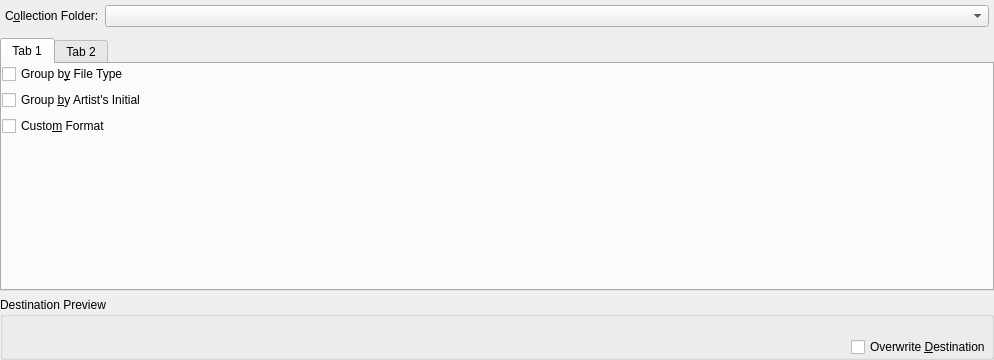
<ui version="4.0" >
 <author>&lt;aumuell@reserv.at></author>
 <class>OrganizeCollectionDialogBase</class>
 <widget class="QWidget" name="OrganizeCollectionDialogBase" >
  <property name="geometry" >
   <rect>
    <x>0</x>
    <y>0</y>
    <width>994</width>
    <height>360</height>
   </rect>
  </property>
  <property name="sizePolicy" >
   <sizepolicy vsizetype="Preferred" hsizetype="MinimumExpanding" >
    <horstretch>0</horstretch>
    <verstretch>0</verstretch>
   </sizepolicy>
  </property>
  <property name="windowTitle" >
   <string>Organize Files</string>
  </property>
  <layout class="QVBoxLayout" name="verticalLayout_4" >
   <item>
    <layout class="QHBoxLayout" >
     <property name="margin" >
      <number>5</number>
     </property>
     <item>
      <widget class="QLabel" name="folderLabel" >
       <property name="sizePolicy" >
        <sizepolicy vsizetype="Preferred" hsizetype="Minimum" >
         <horstretch>0</horstretch>
         <verstretch>0</verstretch>
        </sizepolicy>
       </property>
       <property name="toolTip" >
        <string>Base directory under which to put files</string>
       </property>
       <property name="text" >
        <string>C&amp;ollection Folder:</string>
       </property>
       <property name="wordWrap" >
        <bool>false</bool>
       </property>
       <property name="buddy" >
        <cstring>folderCombo</cstring>
       </property>
      </widget>
     </item>
     <item>
      <widget class="KComboBox" name="folderCombo" >
       <property name="sizePolicy" >
        <sizepolicy vsizetype="Fixed" hsizetype="Expanding" >
         <horstretch>0</horstretch>
         <verstretch>0</verstretch>
        </sizepolicy>
       </property>
       <property name="toolTip" >
        <string/>
       </property>
      </widget>
     </item>
    </layout>
   </item>
   <item>
    <widget class="QTabWidget" name="tabWidget" >
     <property name="tabPosition" >
      <enum>QTabWidget::North</enum>
     </property>
     <property name="tabShape" >
      <enum>QTabWidget::Rounded</enum>
     </property>
     <property name="currentIndex" >
      <number>0</number>
     </property>
     <widget class="QWidget" name="tab" >
      <attribute name="title" >
       <string>Tab 1</string>
      </attribute>
      <layout class="QVBoxLayout" name="verticalLayout" >
       <item>
        <widget class="QCheckBox" name="filetypeCheck" >
         <property name="toolTip" >
          <string>If checked, create a directory hierarchy using the filename extension.</string>
         </property>
         <property name="text" >
          <string>Group b&amp;y File Type</string>
         </property>
        </widget>
       </item>
       <item>
        <widget class="QCheckBox" name="initialCheck" >
         <property name="minimumSize" >
          <size>
           <width>0</width>
           <height>0</height>
          </size>
         </property>
         <property name="toolTip" >
          <string>If checked, introduce another directory hierarchy for the artists' initials.</string>
         </property>
         <property name="text" >
          <string>Group &amp;by Artist's Initial</string>
         </property>
        </widget>
       </item>
       <item>
        <widget class="QCheckBox" name="customschemeCheck" >
         <property name="toolTip" >
          <string>If checked, use a custom format string for naming the files in the collection</string>
         </property>
         <property name="text" >
          <string>Custo&amp;m Format</string>
         </property>
        </widget>
       </item>
       <item>
        <spacer name="verticalSpacer_2" >
         <property name="orientation" >
          <enum>Qt::Vertical</enum>
         </property>
         <property name="sizeHint" stdset="0" >
          <size>
           <width>20</width>
           <height>40</height>
          </size>
         </property>
        </spacer>
       </item>
      </layout>
     </widget>
     <widget class="QWidget" name="tab_2" >
      <attribute name="title" >
       <string>Tab 2</string>
      </attribute>
      <layout class="QVBoxLayout" name="verticalLayout_5" >
       <item>
        <widget class="QCheckBox" name="spaceCheck" >
         <property name="toolTip" >
          <string>If checked, convert spaces to underscores.</string>
         </property>
         <property name="text" >
          <string>&amp;Replace Spaces with Underscores</string>
         </property>
        </widget>
       </item>
       <item>
        <widget class="QCheckBox" name="asciiCheck" >
         <property name="toolTip" >
          <string>If checked, replace characters that are unavailable in the 7-bit ASCII code.</string>
         </property>
         <property name="text" >
          <string>Restrict to &amp;ASCII</string>
         </property>
        </widget>
       </item>
       <item>
        <widget class="QCheckBox" name="ignoreTheCheck" >
         <property name="toolTip" >
          <string>If checked, postfix artists' names starting with 'The' with ', The'.</string>
         </property>
         <property name="text" >
          <string>I&amp;gnore 'The' in Artist Names</string>
         </property>
        </widget>
       </item>
       <item>
        <widget class="QCheckBox" name="vfatCheck" >
         <property name="toolTip" >
          <string>If checked, replace characters that are incompatible with MS-DOS/VFAT file systems.</string>
         </property>
         <property name="text" >
          <string>VFAT Safe &amp;Names</string>
         </property>
        </widget>
       </item>
       <item>
        <layout class="QHBoxLayout" >
         <item>
          <widget class="QLabel" name="textLabel1" >
           <property name="text" >
            <string>Replace</string>
           </property>
           <property name="wordWrap" >
            <bool>false</bool>
           </property>
          </widget>
         </item>
         <item>
          <widget class="KLineEdit" name="regexpEdit" >
           <property name="toolTip" >
            <string>Regular expression</string>
           </property>
          </widget>
         </item>
         <item>
          <widget class="QLabel" name="textLabel2" >
           <property name="text" >
            <string>with</string>
           </property>
           <property name="wordWrap" >
            <bool>false</bool>
           </property>
          </widget>
         </item>
         <item>
          <widget class="KLineEdit" name="replaceEdit" >
           <property name="toolTip" >
            <string>Character string</string>
           </property>
          </widget>
         </item>
        </layout>
       </item>
       <item>
        <spacer name="verticalSpacer" >
         <property name="orientation" >
          <enum>Qt::Vertical</enum>
         </property>
         <property name="sizeHint" stdset="0" >
          <size>
           <width>20</width>
           <height>83</height>
          </size>
         </property>
        </spacer>
       </item>
      </layout>
      <zorder></zorder>
      <zorder>vfatCheck</zorder>
      <zorder>spaceCheck</zorder>
      <zorder>asciiCheck</zorder>
      <zorder>ignoreTheCheck</zorder>
      <zorder>verticalSpacer</zorder>
      <zorder>previewBox</zorder>
     </widget>
    </widget>
   </item>
   <item>
    <widget class="QGroupBox" name="previewBox" >
     <property name="sizePolicy" >
      <sizepolicy vsizetype="Fixed" hsizetype="Preferred" >
       <horstretch>0</horstretch>
       <verstretch>0</verstretch>
      </sizepolicy>
     </property>
     <property name="title" >
      <string>Destination Preview</string>
     </property>
     <layout class="QVBoxLayout" name="verticalLayout_3" >
      <item>
       <widget class="QLabel" name="previewText" >
        <property name="sizePolicy" >
         <sizepolicy vsizetype="Preferred" hsizetype="Expanding" >
          <horstretch>0</horstretch>
          <verstretch>0</verstretch>
         </sizepolicy>
        </property>
        <property name="toolTip" >
         <string>This is what the file names will look like after renaming.</string>
        </property>
        <property name="text" >
         <string/>
        </property>
        <property name="wordWrap" >
         <bool>false</bool>
        </property>
       </widget>
      </item>
      <item>
       <layout class="QHBoxLayout" >
        <item>
         <spacer name="spacer2_2" >
          <property name="orientation" >
           <enum>Qt::Horizontal</enum>
          </property>
          <property name="sizeType" >
           <enum>QSizePolicy::Expanding</enum>
          </property>
          <property name="sizeHint" stdset="0" >
           <size>
            <width>347</width>
            <height>20</height>
           </size>
          </property>
         </spacer>
        </item>
        <item>
         <widget class="QCheckBox" name="overwriteCheck" >
          <property name="toolTip" >
           <string>If checked, overwrite files of the same name without asking.</string>
          </property>
          <property name="text" >
           <string>Overwrite &amp;Destination</string>
          </property>
         </widget>
        </item>
       </layout>
      </item>
     </layout>
    </widget>
   </item>
  </layout>
 </widget>
 <layoutdefault spacing="6" margin="0" />
 <customwidgets>
  <customwidget>
   <class>KComboBox</class>
   <extends>QComboBox</extends>
   <header>kcombobox.h</header>
  </customwidget>
  <customwidget>
   <class>KLineEdit</class>
   <extends>QLineEdit</extends>
   <header>klineedit.h</header>
  </customwidget>
 </customwidgets>
 <includes>
  <include location="local" >kcombobox.h</include>
  <include location="local" >klineedit.h</include>
 </includes>
 <resources/>
 <connections/>
</ui>
